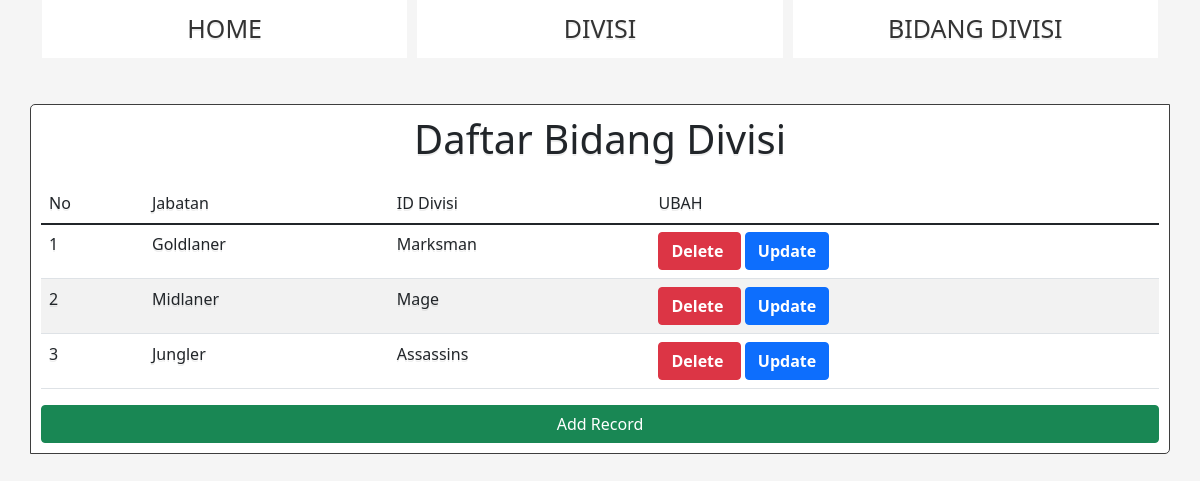
The page /bidang_divisii.php on the database its author committed.
### tables this page shows
CREATE TABLE `bidang_divisi` (
  `id_bidang` int(11) NOT NULL AUTO_INCREMENT,
  `id_divisi` int(11) NOT NULL,
  `jabatan` varchar(255) NOT NULL,
  PRIMARY KEY (`id_bidang`),
  KEY `id_divisi` (`id_divisi`),
  CONSTRAINT `id_divisi` FOREIGN KEY (`id_divisi`) REFERENCES `divisi` (`id_divisi`) ON DELETE CASCADE ON UPDATE CASCADE
);

CREATE TABLE `divisi` (
  `id_divisi` int(11) NOT NULL AUTO_INCREMENT,
  `nama_divisi` varchar(255) DEFAULT NULL,
  PRIMARY KEY (`id_divisi`)
);

### includes/db.php (called while the page is built, shortened)
<?php
class db
{
    var $db_host = "";
    var $db_user = "";
    var $db_pass = "";
    var $db_name = "";
    var $db_link = "";
    var $result = 0;
    function DB($db_host = '', $db_user = '', $db_pass = '', $db_name = '')
    {
        $this->db_host = $db_host;
        $this->db_user = $db_user;
        $this->db_pass = $db_pass;
        $this->db_name = $db_name;
    }
    function open()
    {
        $this->db_link = mysqli_connect($this->db_host, $this->db_user, $this->db_pass, $this->db_name);
    }
    function execute($query = "")
    {
        $this->result = mysqli_query($this->db_link, $query);
        return $this->result;
    }
    function getResult()
    {
        return mysqli_fetch_array($this->result);
    }
}
?>

### includes/bidang_divisi.php (called while the page is built, shortened)
<?php
class bidang_Divisi extends db
{
    function getBidangDivisi()
    {
        $query = "SELECT * FROM bidang_divisi";
        return $this->execute($query);
    }
}
?>

### conf.php (called while the page is built)
<?php
$db_host = "localhost";
$db_user = "root";
$db_pass = "";
$db_name = "tp2_dpbo";
?>

### includes/divisi.php (called while the page is built, shortened)
<?php
class divisi extends db
{
    function getWhereDivisi($id_divisi){
        $query = "SELECT * FROM divisi where id_divisi = $id_divisi";
        return $this->execute($query);
    }
}
?>

### bidang_divisii.php (the view, shortened to what this page needs)
<?php
include("conf.php");
include("includes/db.php");
include("includes/divisi.php");
include("includes/bidang_divisi.php");
$divisi = new divisi($db_host, $db_user, $db_pass, $db_name);
$divisi->open();
$BidangDivisi = new bidang_divisi($db_host, $db_user, $db_pass, $db_name);
$BidangDivisi->open();
$data = null;
$no = 1;
$BidangDivisi->getBidangDivisi();
while(list($id_bidang, $id_divisi, $jabatan) = $BidangDivisi->getResult()){
    $divisi->getWhereDivisi($id_divisi);
    $nama_divisi = $divisi->getResult();
    $data .= "<tr>
    <td>". $no ." </td>
    <td>". $jabatan."</td>
    <td>". $nama_divisi['nama_divisi']."</td>
    <td><button class='btn btn-danger' name='hapus'><a href='bidang_divisii.php?delete_key=$id_bidang' style='color: white; font-weight: bold; text-decoration: none'>Delete</a>&nbsp</button>
    <button class='btn btn-primary' ><a href='add_bidang_divisi.php?update_key=$id_bidang' style='color: white; font-weight: bold; text-decoration: none'>Update</a></button>
    </tr>";
    $no++;
}

### style.css (style rules this page uses)
html { box-sizing: border-box; font-family: Arial, Helvetica, sans-serif; color: #333; text-shadow: 0 2px 0 rgba(0, 0, 0, 0.07); padding: 0; }
*, *:before, *:after { box-sizing: inherit; }
h1 { font-size: 20px; }
body { background-color: #f0f0f0; min-height: calc(100vh - 100px); margin: 50px; }
.menu ul { display: grid; grid-gap: 10px; padding: 0; list-style: none; grid-template-columns: repeat(auto-fit, minmax(100px, 1fr)); }
.menu a { background: #fff; display: block; text-decoration: none; padding: 10px; text-align: center; color: #333; text-transform: uppercase; font-size: 25px; margin-bottom: 30px; }

### rows shown on the page
bidang_divisi: jabatan "Goldlaner", id_divisi.nama_divisi "Marksman"
bidang_divisi: jabatan "Midlaner", id_divisi.nama_divisi "Mage"
bidang_divisi: jabatan "Jungler", id_divisi.nama_divisi "Assassins"

### other values the page prints
$this->content "HOME DIVISI BIDANG DIVISI Daftar Bidang Divisi No Jabatan ID Divisi UBAH Add Record"
